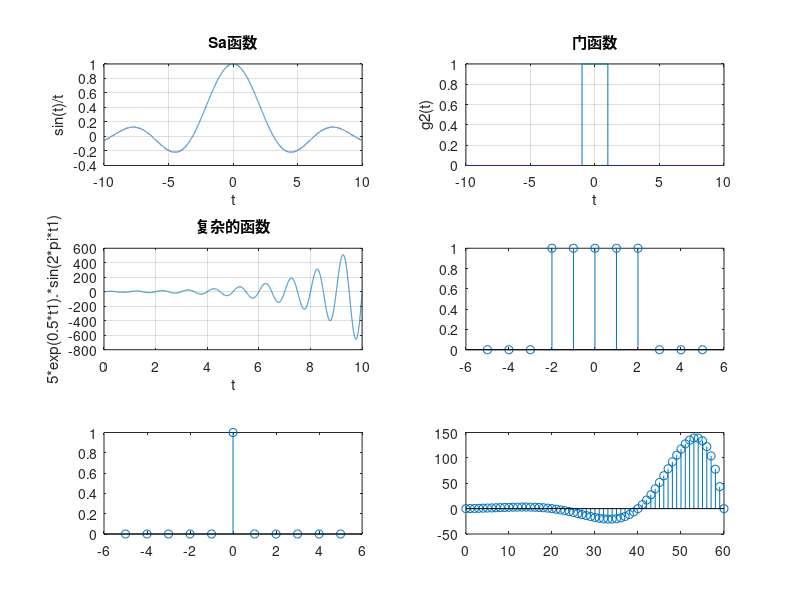

The MATLAB script that drew this image:
t=-10:0.001:10;
t1=0:0.001:10;
t2=-10:0.001:10;
f1=sin(t)./t;%sa(t)函数
f2=rectpuls(t2,2);
f3=5*exp(0.5*t1).*sin(2*pi*t1);

subplot(3,2,1);
plot(t,f1);
title("Sa函数");
xlabel("t");
ylabel("sin(t)/t");
grid on;

subplot(3,2,2);
plot(t2,f2);
title("门函数");
xlabel("t");
ylabel("g2(t)");
grid on;

subplot(3,2,3);
plot(t1,f3);
title("复杂的函数");
xlabel("t");
ylabel("5*exp(0.5*t1).*sin(2*pi*t1)");
grid on;

%门序列
subplot(3,2,4)
k=-5:5;
x=[0 0 0 1 1 1 1 1 0 0 0];
stem(k,x)

%冲激序列
subplot(3,2,5)
n=-5:5;
m = (n==0);
stem(n,m)

% T=5;
% k2=-5:5;
% g4=rectpuls(k2,T);
% stem(k2,g4);

%一个很复杂的东西
subplot(3,2,6)
k2=0:60;
f=1.1.^k2.*sin(0.05*pi*k2);
stem(k2,f);
